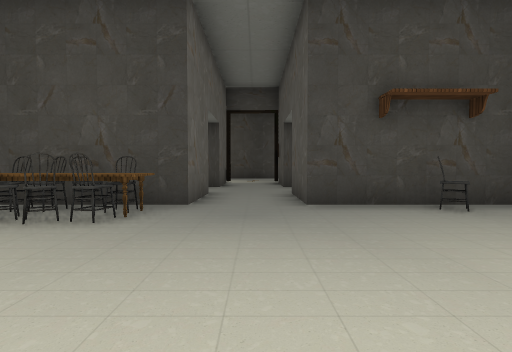
view 1 (above)

17 first-person views from a walk through a 3-D level made in the Unity game engine. The camera is 1.3 m above the floor, tilts 2° down and sees 85° across. Doors are open. The floor is counted in squares, 2 m on a side. Each view is taken from the middle of a square. On the plan, view 1 faces up. The plan holds only what a view shows up to about 9 squares ahead; the rest is blank. The place goes on beyond the plan. The player is left out. Some animated figures are left out. Some surface patterns are stand-ins.

view 2
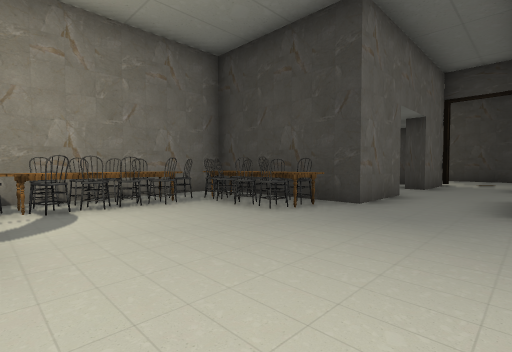

view 3
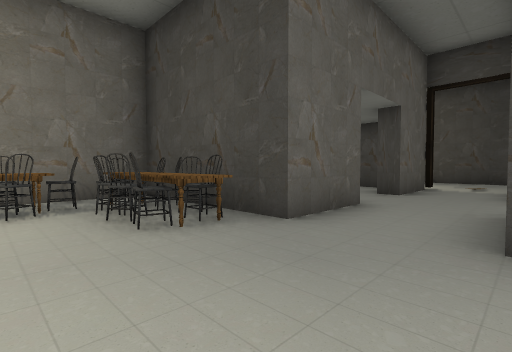

view 4
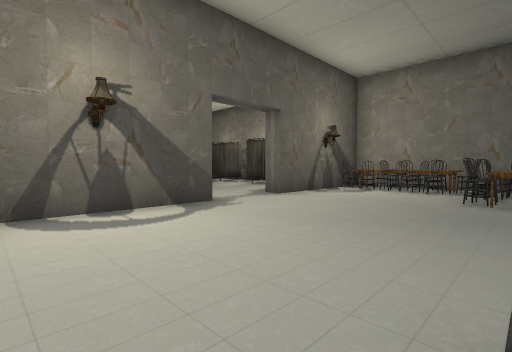

view 5
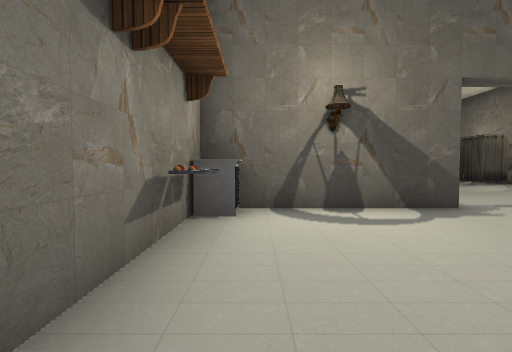

view 6
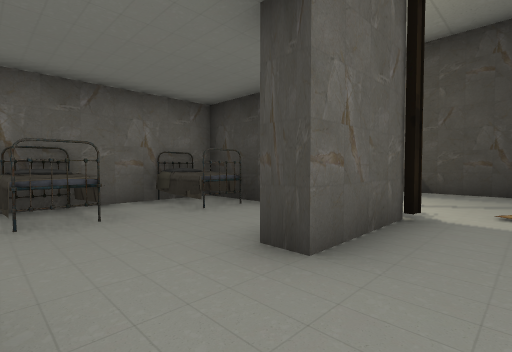

view 7
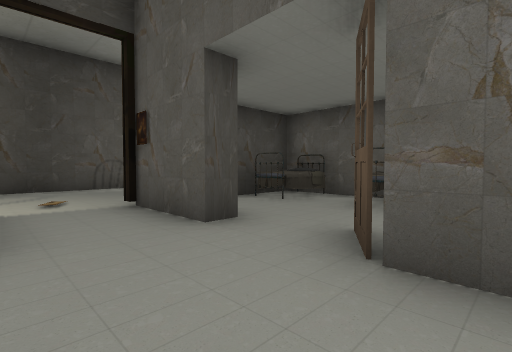

view 8
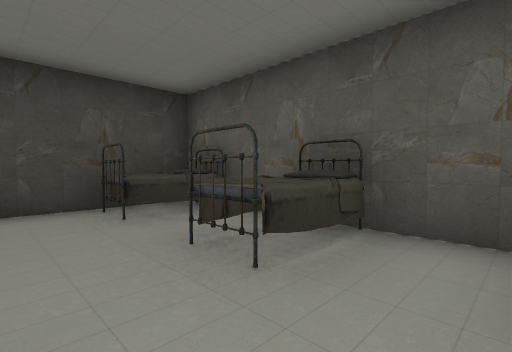

view 9
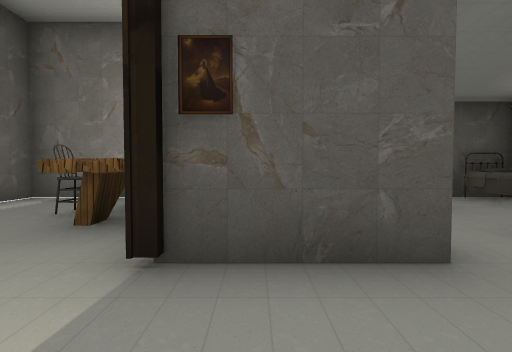

view 10
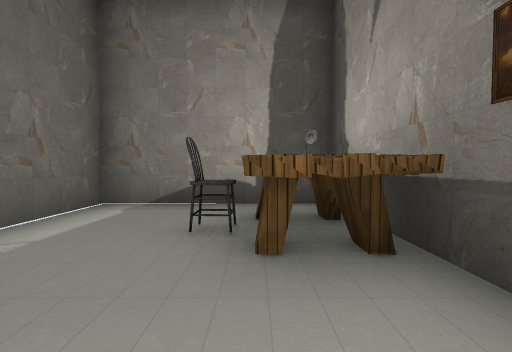

view 11
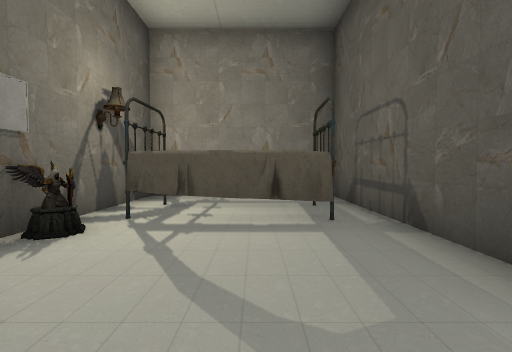

view 12
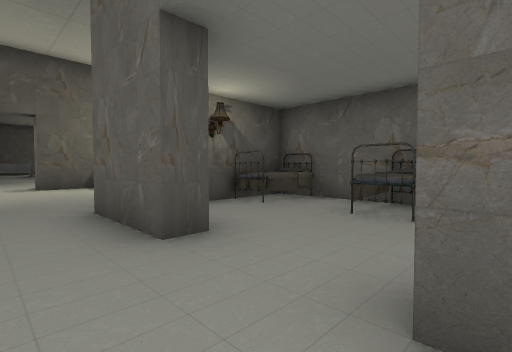

view 13
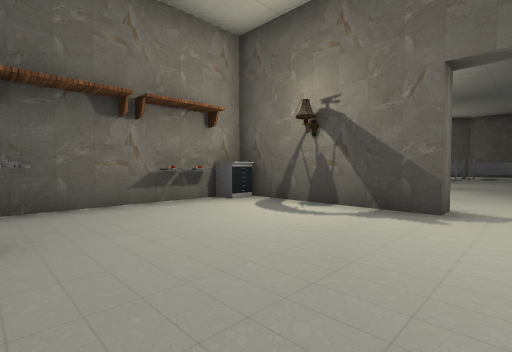

view 14
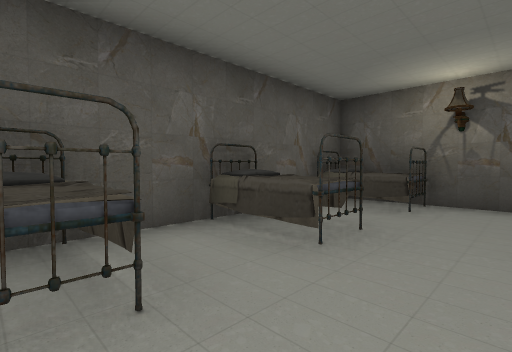

view 15
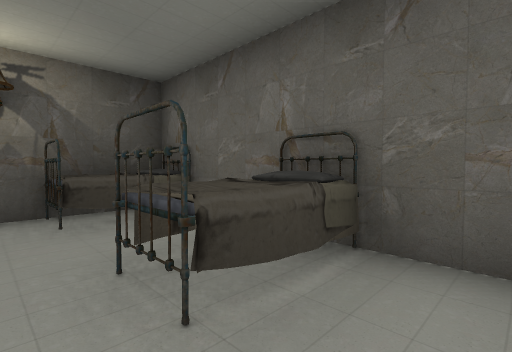

view 16
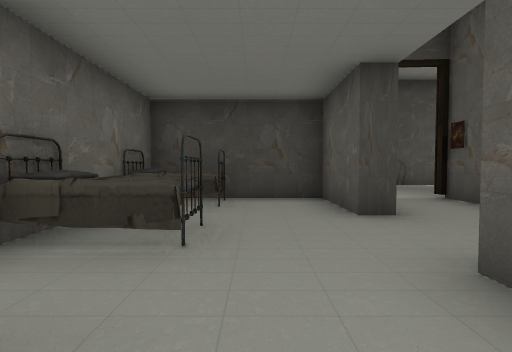

view 17
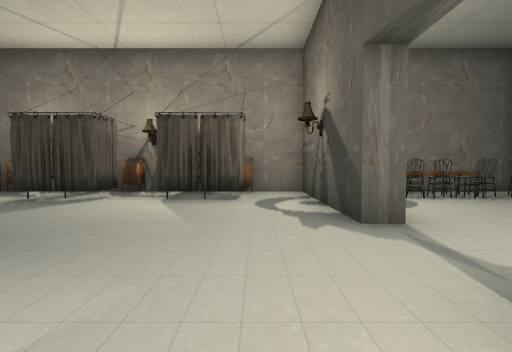

### Floor plan
Points are (right, up) in squares from view 1. A wall is a line through its corners. A room is listed if a view was taken in it or the views show most of it. See-through windows are left out.
Room 1 (views 1, 2, 3, 4, 5, 6, 7, 13, 15, 16)
walls: (-1.1, 6.7) (-1.1, 4.7) (-2.8, 4.7); (2.5, 4.7) (0.9, 4.7) (0.9, 6.8) (1.7, 7.3); (-5.1, 4.5) (-5.1, 2.4); (-1.6, 8.7) (-1.6, 10.4); (0.9, -0.9) (0.9, -0.3) (4.5, -0.3); (-4.5, -0.3) (-1.1, -0.3) (-1.1, -0.8); (4.9, 1.5) (4.9, 3.6); (-3.4, 10.7) (-5.2, 10.7)
ways out: opening at (3.5, 6) to room 2; open door at (1, 7.5) to room 2; opening at (0, 8) to room 3; open door at (-1.5, 7.5) to room 3; open door at (0, -1) to room 4
objects: chair (-5, 1); chair (-5, 2); other object (-5, 5); other object (-5, 7); pillow (-5, 8); other object (-5, 9); other object (-5, 10); other object (-4, 0); chair (-4, 1); chair (-4, 2); chair (-4, 3); other object (-4, 4); other object (-4, 5); bed (-4, 6); bed (-4, 7); other object (-4, 8); other object (-4, 9); bed (-4, 10); chair (-3, 3); chair (-3, 4); chair (-2, 3); chair (-2, 4); chair (3, 4); bed (3, 5); other object (4, 5); cabinet (5, 0); other object (5, 1); other object (5, 4); bed (5, 5)
Room 2 (views 8, 10, 11, 14)
walls: (4.9, 10.7) (4.4, 10.7); (4.9, 5.5) (4.9, 14.7) (-5.1, 14.7); (-4.8, 10.7) (-3.4, 10.7)
ways out: opening at (3.5, 6) to room 1; open door at (1, 7.5) to room 1; open door at (-0.5, 11) to room 3
objects: bed (-4, 11) to (-3, 14); statue (-2, 11); table (2, 11) to (4, 12); bed (3, 10); chair (3, 13); other object (4, 8); other object (4, 10); bed (5, 8); other object (5, 10)
Room 3 (views 9, 12)
walls: (-1.1, 10.9) (-1.1, 8.7); (0.9, 8.7) (0.9, 10.9)
ways out: opening at (0, 8) to room 1; open door at (-1.5, 7.5) to room 1; open door at (-0.5, 11) to room 2
Room 4 (view 17)
walls: (-1.1, -0.8) (-5.1, -0.8)
ways out: open door at (0, -1) to room 1
objects: other object (-5, -8); nightstand (-5, -5); nightstand (-5, -2); other object (-4, -7); other object (-4, -5); other object (-4, -3); other object (-3, -8)

Positions as (right, up) in squares from view 1, and headings:
1: (0, 0), facing up
2: (1, 0), facing up-left
3: (1, 2), facing up-left
4: (4, 4), facing down-left
5: (4, 4), facing down
6: (0, 7), facing up-left
7: (-1, 6), facing up-right
8: (2, 6), facing up-right
9: (-1, 10), facing right
10: (0, 12), facing right
11: (1, 13), facing left
12: (0, 9), facing down-left
13: (0, 4), facing down-right
14: (2, 10), facing down-right
15: (-3, 9), facing down-left
16: (-3, 5), facing up
17: (2, -2), facing left
